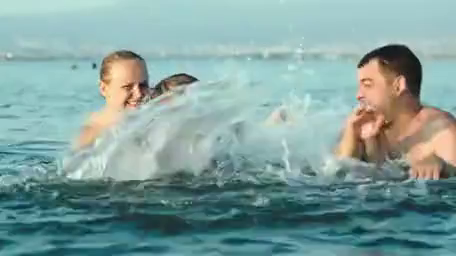
#> input picture images/frames/frame 0.png, 456 x 256 px, given in place of frame500.png, which was not available
$ python protrudingDetection.py
#> lines starting #> are read from the running program, lines starting #| are printed output that depends on the picture; pictures that were not available may be replaced by others from this repository, and a replacement may not be noted
import cv2
import numpy as np
from PIL import Image
import matplotlib.pyplot as plt
import random

maxYVec = 0
maxXVec = 0
YVecs = []
XVecs = []

def detect_optical_flow(image_sequence):
    global maxYVec
    global maxXVec
    global YVecs
    global XVecs
    print(len(image_sequence))
    # Convert the first frame to grayscale
    prev_frame = cv2.cvtColor(image_sequence[0], cv2.COLOR_BGR2GRAY)

    # Create an empty array to store the flow vectors
    flow_vectors = []

    # Loop through the image sequence starting from the second frame
    for i in range(1, len(image_sequence)):
        # Convert the current frame to grayscale
        curr_frame = cv2.cvtColor(image_sequence[i], cv2.COLOR_BGR2GRAY)

        # Calculate the optical flow using Lucas-Kanade method
        flow = cv2.calcOpticalFlowFarneback(prev_frame, curr_frame, None, 0.5, 3, 15, 3, 5, 1.2, 0)

        for row in flow:
            for tup in row:
                if abs(tup[0]) > maxXVec:
                    maxXVec = abs(tup[0])
                if abs(tup[1]) > maxYVec:
                    maxYVec = abs(tup[1])
                if abs(tup[0]) != 0:
                    XVecs.append(abs(tup[0]))
                if abs(tup[1]) != 0:
                    YVecs.append(abs(tup[1]))
        # Append the flow vectors to the list
        flow_vectors.append(flow)

        # Set the current frame as the previous frame for the next iteration
        prev_frame = curr_frame

    return flow_vectors

def visualize_flow(image, flow, step=16, scale=5):
    h, w = flow.shape[:2]
    y, x = np.mgrid[step//2:h:step, step//2:w:step].reshape(2,-1).astype(int)
    fx, fy = flow[y, x].T * scale
    lines = np.vstack([x, y, x+fx, y+fy]).T.reshape(-1, 2, 2)
    lines = np.int32(lines + 0.5)
    for (x1, y1), (x2, y2) in lines:
        cv2.arrowedLine(image, (x1, y1), (x2, y2), (0, 255, 0), 1)
        cv2.circle(image, (x2, y2), 1, (0, 255, 0), -1)

    return image

def draw_histogram(data, bins=10):
    # Create a histogram of the data
    plt.hist(data, bins=bins, color='blue', alpha=0.7)

    # Add labels and title
    plt.xlabel('Values')
    plt.ylabel('Frequency')
    plt.title('Frequency Histogram')

    # Display the histogram
    plt.show()

# Example usage:
# Replace 'path_to_frames/' with the path to your image sequence frames
# Ensure the frames are in numerical order (e.g., frame0001.jpg, frame0002.jpg, ...)
# You can use 'sorted()' to sort the frames correctly if needed.

image_sequence = [cv2.imread(f'./images/frames/frame{i}.png') for i in range(500, 750, 10)]  # Replace 10 with the number of frames in your sequence
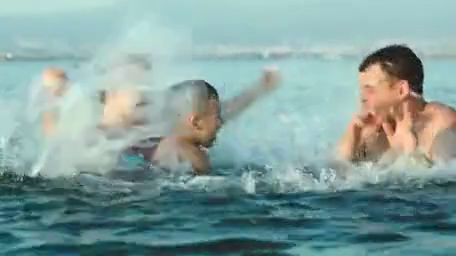
#> input picture images/frames/frame 10.png, 456 x 256 px, given in place of frame510.png, which was not available
#> image_sequence = 25 items
flow_vectors = detect_optical_flow(image_sequence)
#| 25
#> in detect_optical_flow, `prev_frame = cv2.cvtColor(image_sequence[0], cv2.COLOR_BGR2GRAY)`:
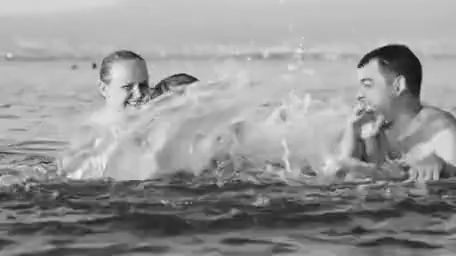
#> prev_frame: shape (256, 456); min 8, max 245, mean 150.6
#> the loop in detect_optical_flow, `for i in range(1, len(image_sequence)):` made 3 passes
#> pass 1, in detect_optical_flow, `curr_frame = cv2.cvtColor(image_sequence[i], cv2.COLOR_BGR2GRAY)`:
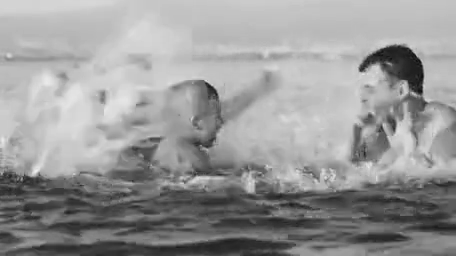
#> curr_frame: shape (256, 456); min 15, max 237, mean 151.7
#> after the loop in detect_optical_flow, `for i in range(1, len(image_sequence)):`: XVecs = 233472 items; flow_vectors = 2 items; maxXVec = 37.98; maxYVec = 17.16
#> (the run stopped early here; a loop or call above may not have finished)
